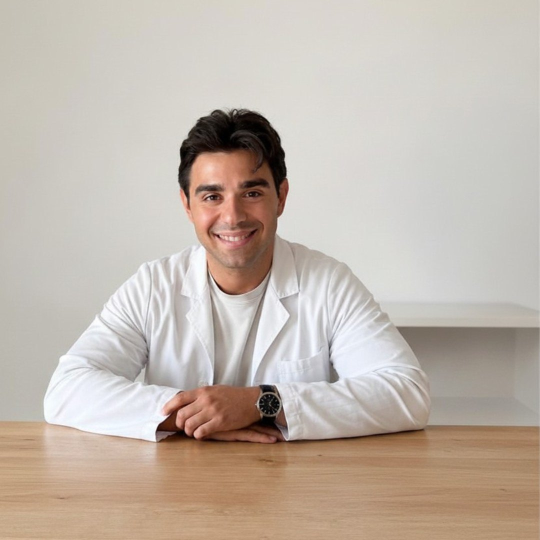
#> input picture libreria/ritratto-scrivania.jpg, 1080 x 1080 px, found by its file name (shown at 1/2 size)
$ python post_mito_carboidrati.py
#> lines starting #> are read from the running program, lines starting #| are printed output that depends on the picture
### sistema/v2/foto.py
"""Aggiunte fotografiche al renderer: copertine a tutta pagina, foto più testo, sfumature."""
import numpy as np
from PIL import Image, ImageDraw, ImageFilter
import render as R

W, H, M = R.W, R.H, R.M


def riempi(img, w, h, fx=0.5, fy=0.5, zoom=1.0):
    """Ritaglia l'immagine per riempire w x h, centrata su (fx, fy), con zoom opzionale."""
#> called with w = 1080, h = 1350, fx = 0.5, fy = 0.42, zoom = 1
    img = img.convert("RGB")
#> img is the input picture: PIL image 1080x1080 RGB; mean R, G, B 193.7, 182.4, 172.1
    s = max(w / img.width, h / img.height) * zoom
#> s = 1.25
    nw, nh = round(img.width * s), round(img.height * s)
#> nw = 1350; nh = 1350
    im = img.resize((nw, nh), Image.LANCZOS)
    x = min(max(round(nw * fx - w / 2), 0), nw - w)
#> x = 135
    y = min(max(round(nh * fy - h / 2), 0), nh - h)
#> y = 0
    return im.crop((x, y, x + w, y + h))
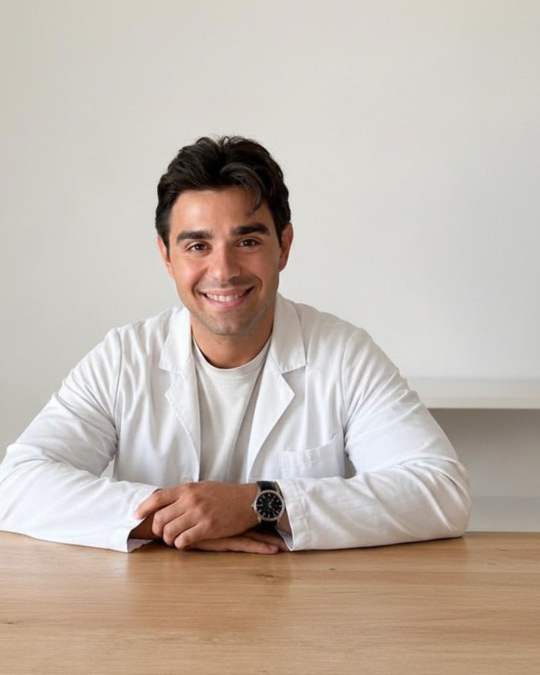
#> returned value: PIL image 1080x1350 RGB (shown at 1/2 size); mean R, G, B 194.4, 182.5, 172.7


# [42 lines left out: functions sfuma, intestazione_foto, piede_foto, stelle, not called in this run]

### sistema/render.py
"""Generatore delle immagini dei caroselli di @dott_promenzio.

Stile "sito": ricalca il design system del sito (Navy AP e Carta).
Uso: render(carosello, cartella_uscita, cartella_font) -> lista di percorsi JPEG.
Tipi di slide: cover, point, quote, cta.
"""
import colorsys, os, random
from PIL import Image, ImageDraw, ImageFont

W, H, M = 1080, 1350, 92


def hsl(h, s, l):
    r, g, b = colorsys.hls_to_rgb(h / 360, l / 100, s / 100)
    return (round(r * 255), round(g * 255), round(b * 255))


C = dict(
    carta=hsl(40, 33, 98), bianco=(255, 255, 255), ink=hsl(218, 17, 13),
    ink2=hsl(216, 8, 38), ink3=hsl(219, 6, 44), ink2_luce=hsl(208, 18, 29),
    navy50=hsl(216, 45, 96), navy200=hsl(215, 43, 81), navy300=hsl(217, 49, 72),
    navy600=hsl(217, 55, 35), tit500=hsl(209, 16, 44), tit900=hsl(210, 18, 17),
    riga=(224, 224, 224), su_scuro=hsl(40, 20, 98), su_scuro2=hsl(40, 8, 78),
    azione_scuro=hsl(217, 68, 68), azione_scuro_testo=hsl(220, 46, 10),
    riga_scuro=(66, 74, 82),
)

FONT_DIR = "fonts"


def F(peso, size):
    nome = {400: "Inter_400Regular", 500: "Inter_500Medium", 600: "Inter_600SemiBold", 700: "Inter_700Bold"}[peso]
    return ImageFont.truetype(os.path.join(FONT_DIR, nome + ".ttf"), size)


# [63 lines left out: functions larghezza, scrivi, a_capo, blocco, cielo, not called in this run]


_CIELO = None


# [16 lines left out: functions intestazione, piede, not called in this run]


def occhiello(d, xy, testo, fill):
    scrivi(d, xy, testo.upper(), F(600, 26), fill, 0.09)


# [71 lines left out: functions pillola, render, not called in this run]

### sistema/immagini/post_mito_carboidrati.py
"""Post del 29/09/2026: "I carboidrati la sera non fanno ingrassare".

Una sola immagine, 1080x1350, nessun testo sopra: linea contenuti del 22/09
(foto vera, niente grafiche a modello). Foto gia' in libreria, nessuno scatto
nuovo richiesto.

Uso:
    IG_BASE=/percorso/del/repo python3 post_mito_carboidrati.py
Esce in <IG_OUT>/mito-carboidrati/01.jpg
"""
import os, sys

BASE = os.environ.get('IG_BASE', '/home/claude/ig')
sys.path.insert(0, BASE + '/sistema/v2')
from PIL import Image
import render as R, foto as FT

R.FONT_DIR = os.environ.get('IG_FONTS', BASE + '/sistema/fonts')
MAT = os.environ.get('IG_MAT', BASE + '/libreria/')
OUT = os.environ.get('IG_OUT', BASE + '/out') + '/mito-carboidrati'
os.makedirs(OUT, exist_ok=True)

im = FT.riempi(Image.open(MAT + 'ritratto-scrivania.jpg'), R.W, R.H, fx=0.5, fy=0.42)
im.save(OUT + '/01.jpg', quality=92, subsampling=0)
print(OUT + '/01.jpg')

$ run again, with libreria/agrumi-zenzero.jpg copied over libreria/ritratto-scrivania.jpg
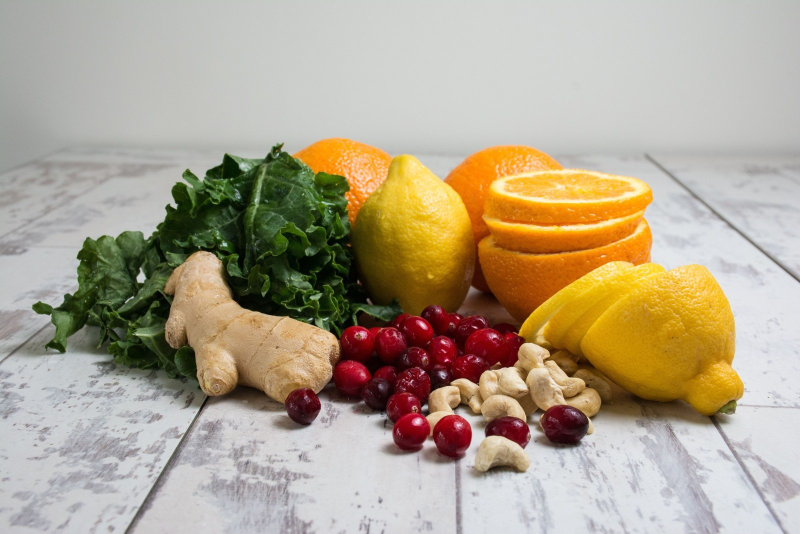
#> input picture libreria/agrumi-zenzero.jpg, 1600 x 1067 px, found by its file name (shown at 1/2 size)
#> in riempi, img is the input picture: PIL image 1600x1067 RGB; mean R, G, B 176, 163.5, 141.8
#> in riempi, `return im.crop((x, y, x + w, y + h))`:
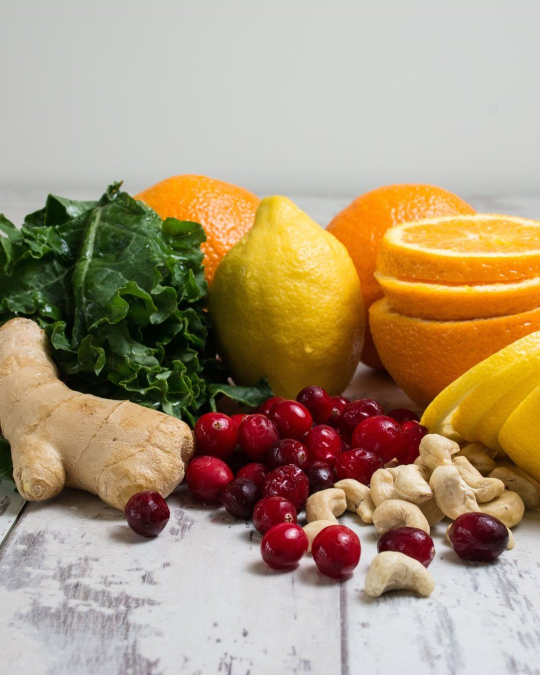
#> returned value: PIL image 1080x1350 RGB (shown at 1/2 size); mean R, G, B 171.1, 150.8, 122.8

$ run again, with libreria/bowl-frutta.jpg copied over libreria/ritratto-scrivania.jpg
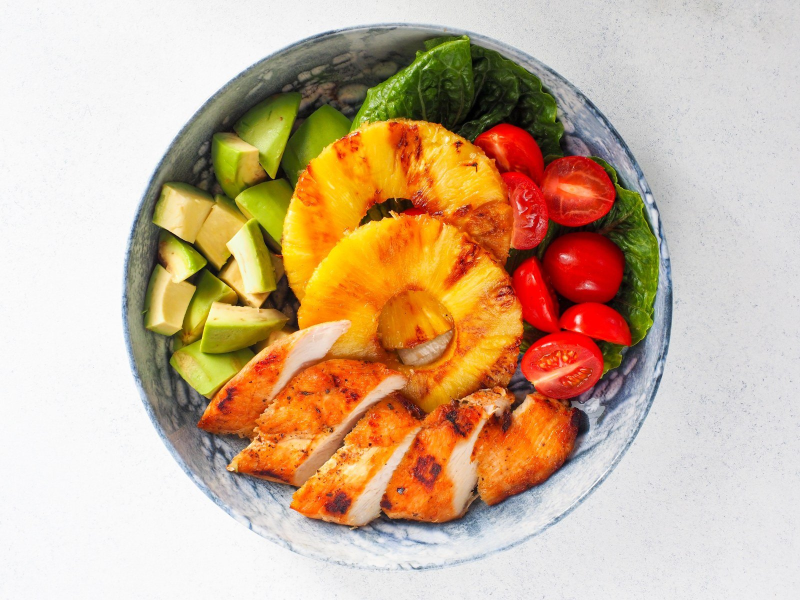
#> input picture libreria/bowl-frutta.jpg, 1600 x 1200 px, found by its file name (shown at 1/2 size)
#> in riempi, img is the input picture: PIL image 1600x1200 RGB; mean R, G, B 204.9, 177.7, 149.3
#> in riempi, `return im.crop((x, y, x + w, y + h))`:
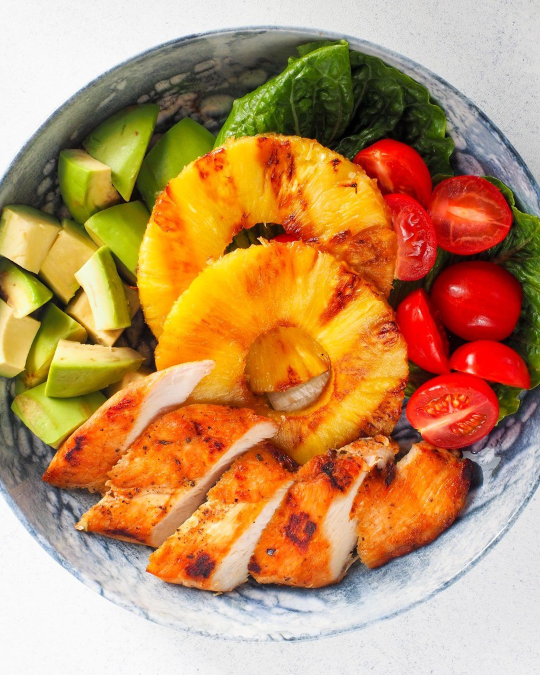
#> returned value: PIL image 1080x1350 RGB (shown at 1/2 size); mean R, G, B 190.6, 144.8, 97.8

$ run again, with libreria/bowl-salmone.jpg copied over libreria/ritratto-scrivania.jpg
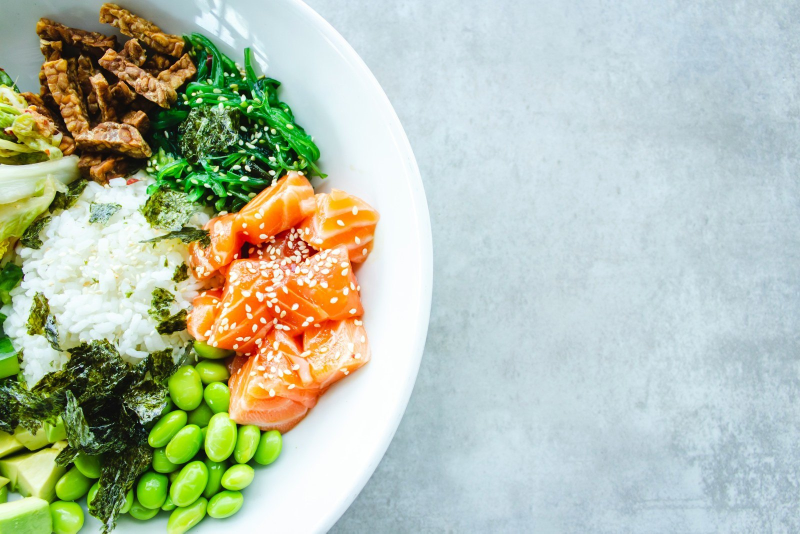
#> input picture libreria/bowl-salmone.jpg, 1600 x 1067 px, found by its file name (shown at 1/2 size)
#> in riempi, img is the input picture: PIL image 1600x1067 RGB; mean R, G, B 181.3, 192.1, 172
#> in riempi, `return im.crop((x, y, x + w, y + h))`:
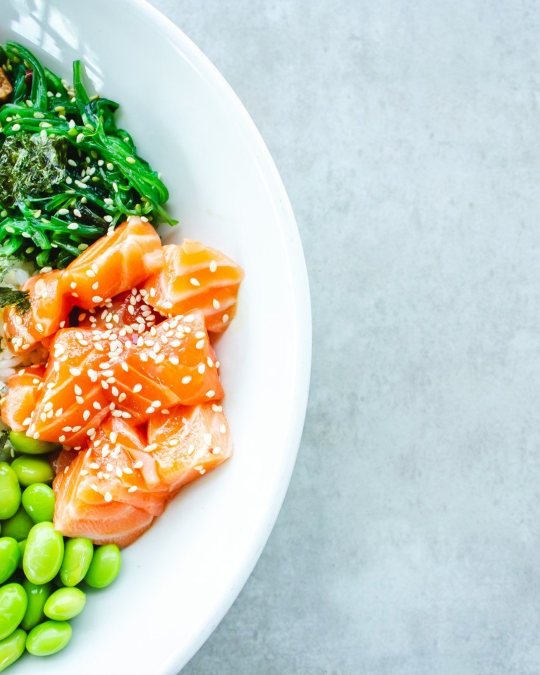
#> returned value: PIL image 1080x1350 RGB (shown at 1/2 size); mean R, G, B 197.4, 204.1, 185.7
